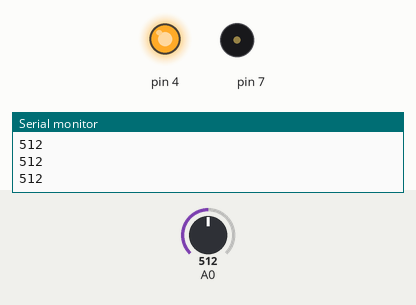
The sketch below on a simulated Arduino Uno, built with avr-gcc and run on an emulated ATmega328P. Parts: output pins drawn as LEDs (lit = HIGH), buzzer (waves = sounding), the last lines printed to the serial monitor. The test bench sets the inputs (shaded band); at power-on: A0 = 512.

Above: at 1.2 s.
1.3 s: A0 set to 485
At 2.0 s:
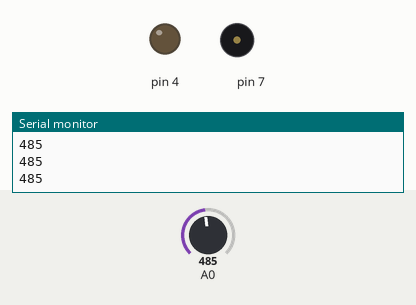
2.8 s: A0 set to 660
At 4.0 s:
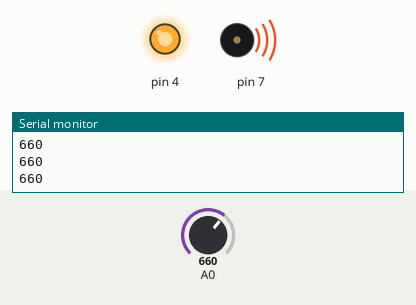
4.3 s: A0 set to 640
At 5.2 s:
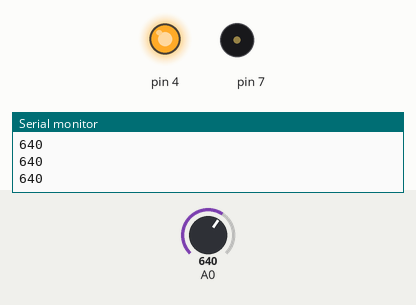
5.8 s: A0 set to 716
At 6.6 s:
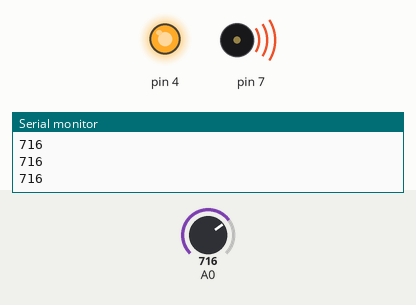
7.3 s: A0 set to 490
At 7.31 s:
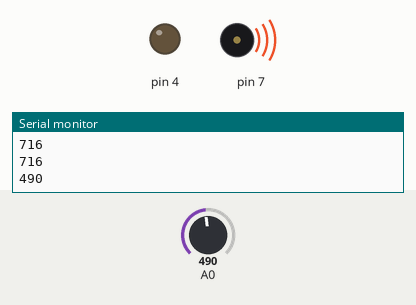
8.8 s: A0 set to 510
At 10.0 s:
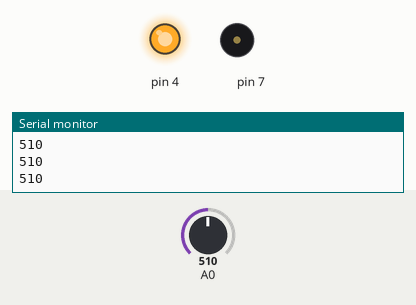
Timing chart, 0 to 11.3 s (numbered marks = the images above; inputs shaded):
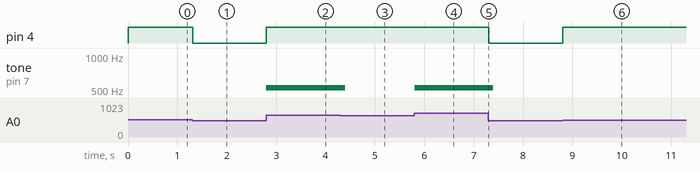

The sketch:

Code.ino
```cpp
int gassensor = 0;

void setup()
{
  pinMode(A0, INPUT);
  Serial.begin(9600);
  pinMode(4, OUTPUT);
  pinMode(7, OUTPUT);
  pinMode(7, OUTPUT);
}

void loop()
{
  gassensor = analogRead(A0);
  Serial.println(gassensor);
  if (gassensor >= 500) {
    digitalWrite(4, HIGH);
  } else {
    digitalWrite(4, LOW);
  }
  if (gassensor >= 650) {
    tone(7, 523, 100);
  } else {
    digitalWrite(7, LOW);
  }
  delay(10);
}
```

Measured:
- the behaviour switches between 500 and 499 on A0 (found by bisection; images 0 and 1)
- the behaviour switches between 650 and 649 on A0 (found by bisection; images 2 and 3)
- after the input at 1.3 s, pin 4: HIGH → LOW at once
- after the input at 2.8 s, pin 4: LOW → HIGH at once; tone on pin 7: silent → 523 Hz at once
- after the input at 4.3 s, tone on pin 7: 523 Hz → silent after 0.09 s
- after the input at 5.8 s, tone on pin 7: silent → 523 Hz at once
- after the input at 7.3 s, pin 4: HIGH → LOW at once; tone on pin 7: 523 Hz → silent after 0.09 s
- after the input at 8.8 s, pin 4: LOW → HIGH at once
